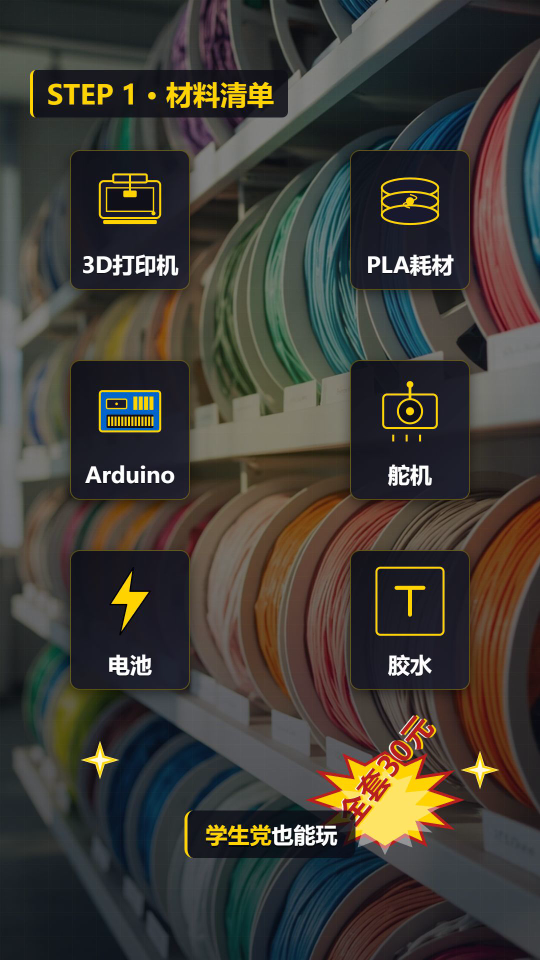
#> input picture qa/verify_v14/02_materials.png, 1080 x 1920 px, given in place of 01_hook.png, which was not available (shown at 1/2 size)
$ python _verify_v14.py
#> lines starting #> are read from the running program, lines starting #| are printed output that depends on the picture; after the words box and inside, x2 and y2 are one past the last pixel; in counts of white or black regions, pixels touching at a corner belong together; pictures that were not available may be replaced by others from this repository, and a replacement may not be noted
import subprocess, os, numpy as np
from PIL import Image

src = r'D:\kaifa-teacher\moneyprinter\agent-video\out\water-rocket-h264.mp4'
out_dir = r'D:\kaifa-teacher\moneyprinter\agent-video\qa\verify_v14'
os.makedirs(out_dir, exist_ok=True)

scenes = [
    (0, 5.0, '01_hook'),
    (5.0, 10.8, '02_materials'),
    (10.8, 15.8, '03_model'),
    (15.8, 20.8, '04_slice'),
    (20.8, 26.3, '05_print'),
    (26.3, 31.8, '06_layer'),
    (31.8, 36.8, '07_remove'),
    (36.8, 41.8, '08_servo'),
    (41.8, 46.8, '09_code'),
    (46.8, 51.8, '10_power'),
    (51.8, 55.3, '11_demo'),
    (55.3, 60.8, '12_roar'),
    (60.8, 66.0, '13_endcard'),
]

results = []
for start, end, name in scenes:
    t = start + min(3.0, (end - start) * 0.6)
    out = os.path.join(out_dir, name + '.png')
    subprocess.run(['ffmpeg','-y','-ss','{:.2f}'.format(t),'-i',src,'-frames:v','1','-update','1',out], capture_output=True)
#> (this line was passed over: subprocess is not available in this run)
    img = np.array(Image.open(out).convert('RGB'))
#> img is the input picture: shape (1920, 1080, 3); mean R, G, B 65.1, 61.6, 55.4
    yellow = (img[:,:,0] > 200) & (img[:,:,1] > 150) & (img[:,:,2] < 80)
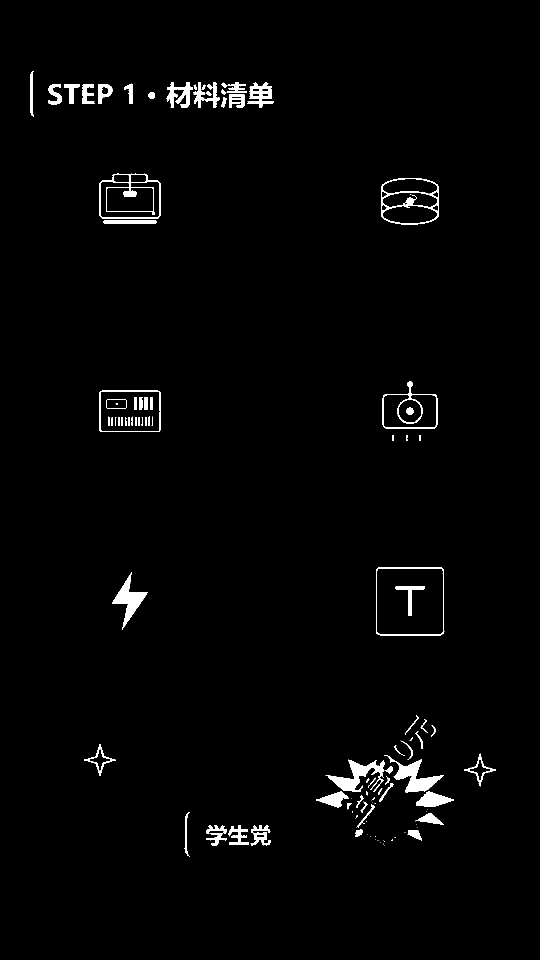
#> yellow: shape (1920, 1080) bool (shown at 1/2 size); 1.9% white; 142 white regions (60 under 20 px), largest, box (x1, y1, x2, y2) and area: (651, 1520, 770, 1584) 2843, (768, 1510, 888, 1585) 2794, (224, 1144, 296, 1260) 2468
    red = (img[:,:,0] > 150) & (img[:,:,1] < 100) & (img[:,:,2] < 100)
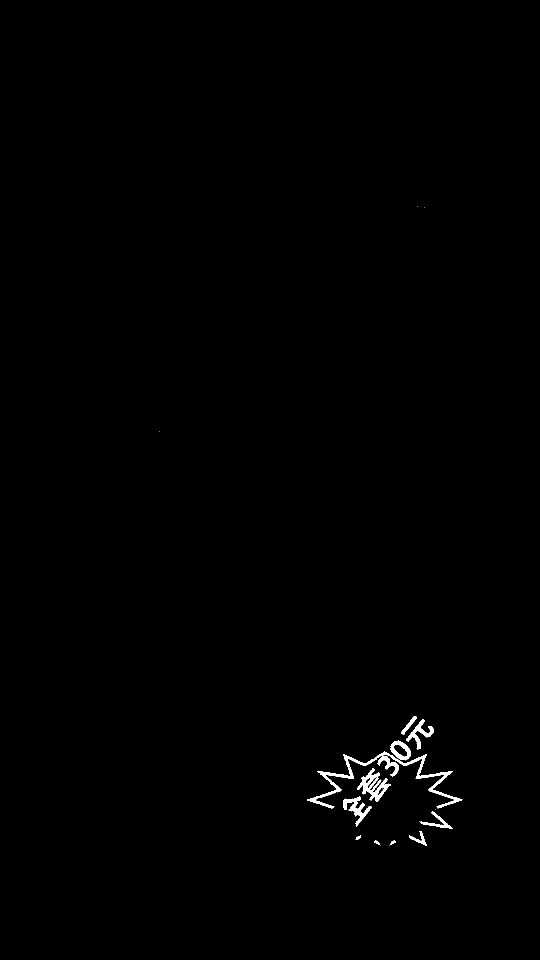
#> red: shape (1920, 1080) bool (shown at 1/2 size); 0.5% white; 26 white regions (15 under 20 px), largest, box (x1, y1, x2, y2) and area: (614, 1502, 925, 1617) 4413, (714, 1536, 781, 1603) 1685, (686, 1592, 744, 1654) 1120
    title = yellow | red
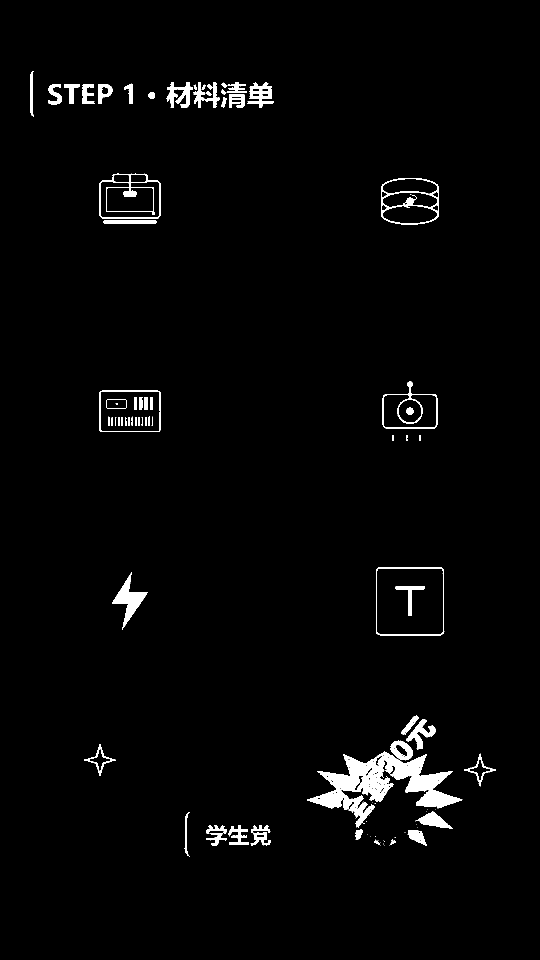
#> title: shape (1920, 1080) bool (shown at 1/2 size); 2.4% white; 121 white regions (54 under 20 px), largest, box (x1, y1, x2, y2) and area: (614, 1502, 925, 1655) 16340, (224, 1144, 296, 1260) 2468, (198, 347, 322, 438) 2358
    yellow_clipped = (yellow[:, 1060:1080].any(axis=1)).sum() > 50
#> yellow_clipped = False
    red_clipped = (red[:, 1060:1080].any(axis=1)).sum() > 50
#> red_clipped = False
    yellow_edge = (yellow[:, 1040:1080].any(axis=1)).sum() > 50
#> yellow_edge = False
    title_edge = (title[:, 1040:1080].any(axis=1)).sum() > 50
#> title_edge = False
#> pass 3 of the loop `for start, end, name in scenes:`:
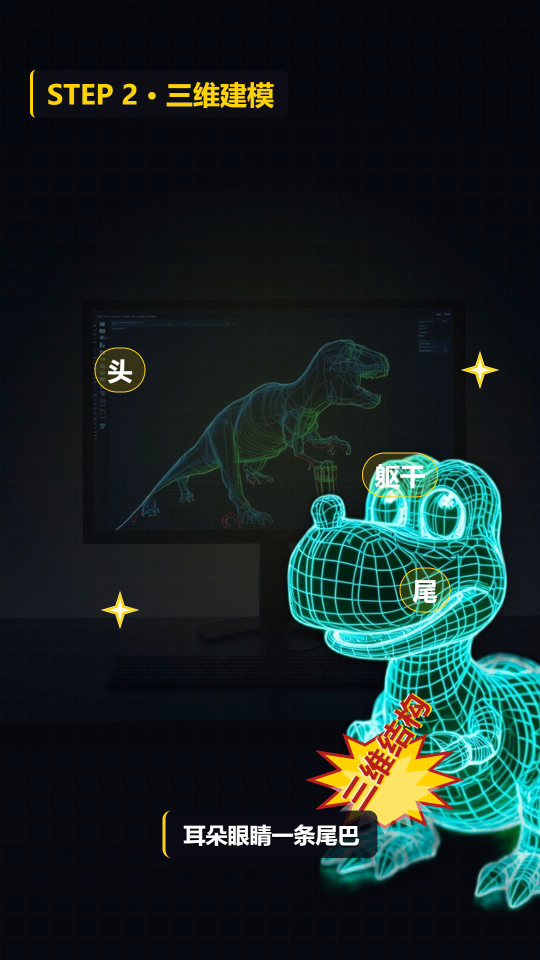
#> input picture qa/verify_v14/03_model.png, 1080 x 1920 px, found by its file name (shown at 1/2 size)
#> img is the input picture: shape (1920, 1080, 3); mean R, G, B 22.6, 37.6, 36.9
#> `yellow = (img[:,:,0] > 200) & (img[:,:,1] > 150) & (img[:,:,2] < 80)`:
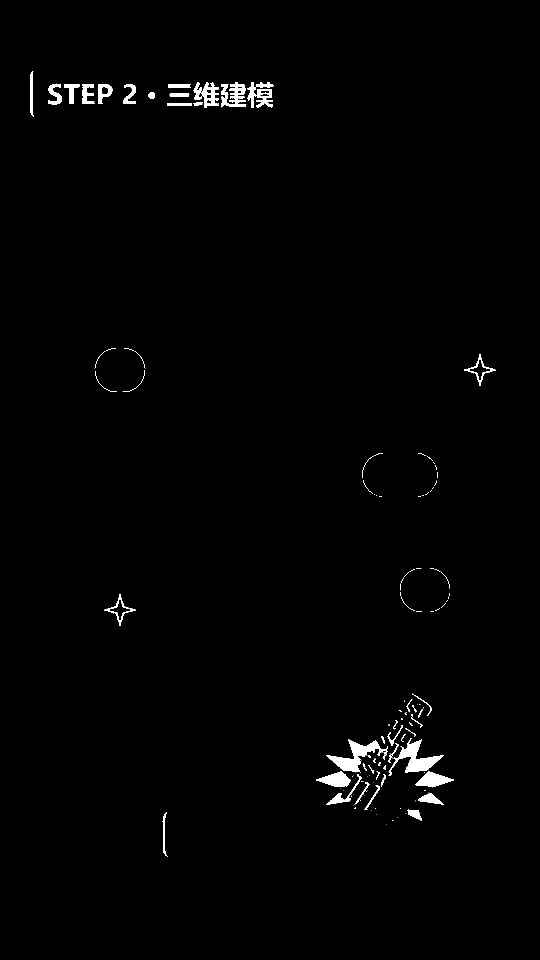
#> yellow: shape (1920, 1080) bool (shown at 1/2 size); 1.1% white; 155 white regions (90 under 20 px), largest, box (x1, y1, x2, y2) and area: (652, 1478, 776, 1546) 2736, (777, 1476, 888, 1552) 2648, (442, 164, 493, 215) 1560
#> red: shape (1920, 1080) bool; 0.56% white; 32 white regions (17 under 20 px), largest, box (x1, y1, x2, y2) and area: (614, 1441, 803, 1577) 2905, (790, 1388, 860, 1456) 1759, (818, 1470, 924, 1576) 1556
#> `title = yellow | red`:
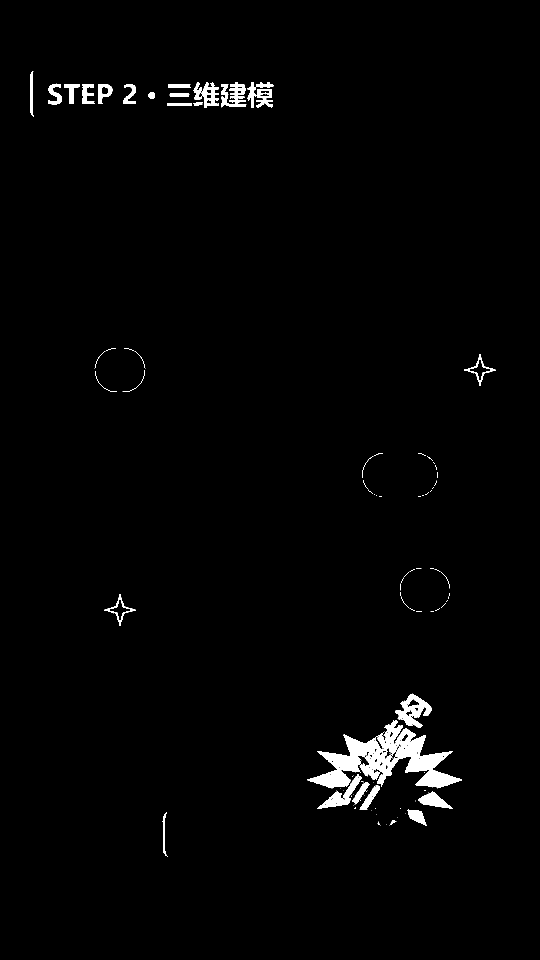
#> title: shape (1920, 1080) bool (shown at 1/2 size); 1.7% white; 132 white regions (88 under 20 px), largest, box (x1, y1, x2, y2) and area: (614, 1440, 924, 1577) 16113, (790, 1387, 864, 1456) 2219, (634, 1548, 724, 1618) 1651
#> (the run stopped early here; a loop or call above may not have finished)
